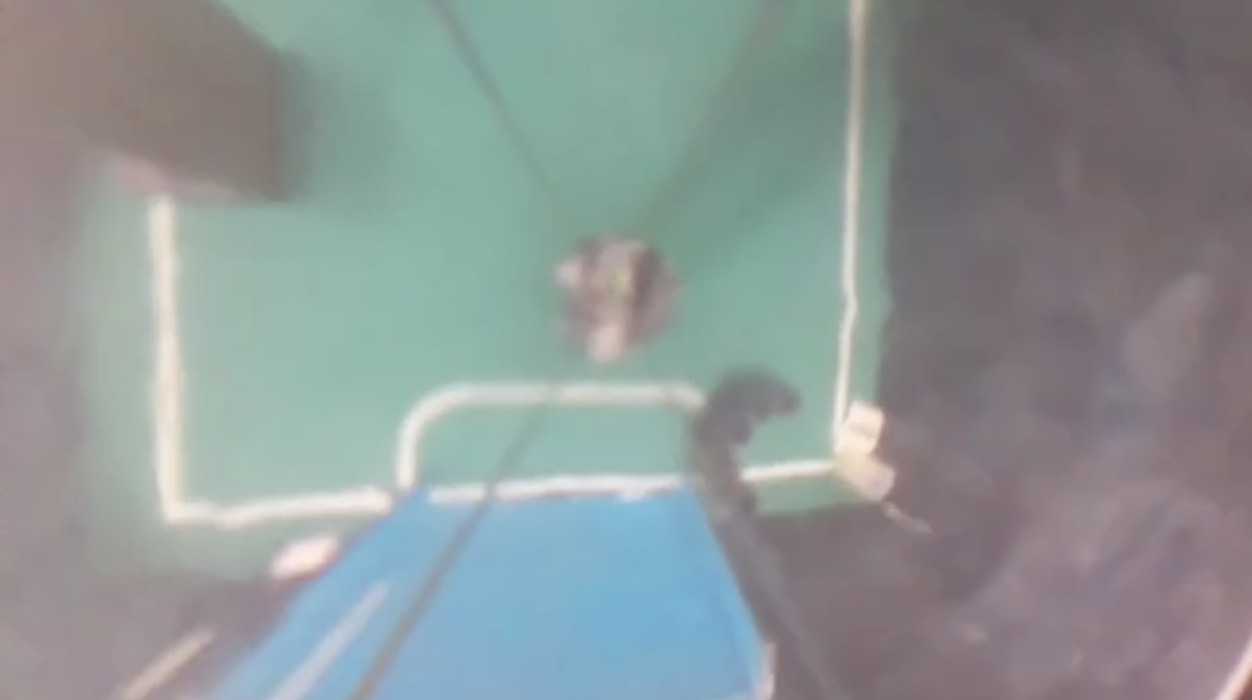
//> input picture software/rpi-direct/libs/camera/scripts/blue6.png, 2504 x 1400 px, given in place of vid4.mp4, which was not available (shown at 1/2 size)
$ ./goalpost_detection   (built with g++ and OpenCV 4)
//> lines starting //> are read from the running program, lines starting //| are printed output that depends on the picture; after the words box and inside, x2 and y2 are one past the last pixel; in counts of white or black regions, pixels touching at a corner belong together; pictures that were not available may be replaced by others from this repository, and a replacement may not be noted
#include <opencv2/opencv.hpp>
#include <iostream>
#include <chrono>
#include <cmath>
#include <vector>
#include <string>

// Constants
const bool DEBUG = true;

// Color thresholds (H:0-180, S:0-255, V:0-255)
const cv::Scalar BLUE_LOWER(100, 50, 50);
const cv::Scalar BLUE_UPPER(150, 255, 255);
const cv::Scalar YELLOW_LOWER(20, 137, 110);
const cv::Scalar YELLOW_UPPER(30, 255, 255);
const cv::Scalar FIELD_LOWER(35, 50, 50);
const cv::Scalar FIELD_UPPER(85, 255, 255);

const int MIN_CONTOUR_AREA = 400;
const int MIN_GOAL_HEIGHT = 10;
const int EDGE_SEARCH_HEIGHT = 69;
const float EPSILON_FACTOR = 0.05f;
const int PARALLELOGRAM_TOLERANCE = 1;
const cv::Point CENTRE_POINT(640 / 2 - 5, 480 / 2 + 30);

// Function prototypes
int findTrueBottomEdge(const cv::Mat& frame, const cv::Rect& bbox,
                      const cv::Scalar& goalLower, const cv::Scalar& goalUpper);
int findTrueBottomEdgeQuadrilateral(const cv::Mat& frame, const std::vector<cv::Point>& quadrilateral,
                                   const cv::Scalar& goalLower, const cv::Scalar& goalUpper);
cv::Point findNearestFieldPoint(const std::vector<cv::Point>& quadrilateral, int bottomEdgeY, int frameHeight);
std::vector<cv::Point> detectQuadrilateral(const std::vector<cv::Point>& contour,
                                          float epsilonFactor = 0.03f,
                                          int minHeight = MIN_GOAL_HEIGHT,
                                          int maxPoints = 6);
std::vector<cv::Point> orderQuadrilateralPoints(std::vector<cv::Point> pts);
std::vector<cv::Point> getReliableGoalpostContour(const std::vector<std::vector<cv::Point>>& contours,
                                                 const cv::Mat& colorMask);
std::vector<std::vector<cv::Point>> filterOutRods(const std::vector<std::vector<cv::Point>>& contours);
std::vector<cv::Point> combineGoalpostParts(const std::vector<std::vector<cv::Point>>& contours, int minArea);
cv::Point findLineMidpoint(const std::vector<cv::Point>& linePoints);
cv::Point findQuadMidpoint(const std::vector<cv::Point>& quadPoints);
float findGoalAngle(const cv::Point& goalMidpoint);
std::vector<cv::Point> findClosestPointsToCenter(const std::vector<cv::Point>& quadPoints,
                                               const cv::Point& centerPoint = CENTRE_POINT);

int main() {
    std::string videoPath = "vid4.mp4";
    std::cout << "File exists? " << (std::ifstream(videoPath).good() ? "yes" : "no") << std::endl;

    cv::VideoCapture cap(videoPath);
    if (!cap.isOpened()) {
        std::cerr << "Error opening video file" << std::endl;
        return -1;
    }

    while (true) {
        cv::Mat frame;
        bool ret = cap.read(frame);
//> frame is the input picture: 1400 rows x 2504 cols, CV_8UC3; mean B, G, R 150.5, 150.4, 141.4
        if (!ret) break;

        auto startTime = std::chrono::high_resolution_clock::now();
        cv::Mat hsv, output = frame.clone();
        cv::cvtColor(frame, hsv, cv::COLOR_BGR2HSV);
//> hsv: 1400 rows x 2504 cols, CV_8UC3; mean H, S, V 102.9, 35.6, 158.7

        cv::Mat debugMask;
        if (DEBUG) {
            debugMask = cv::Mat::zeros(frame.size(), frame.type());
        }

        // Step 1: Create and clean color masks
        cv::Mat blueMask, yellowMask;
        cv::inRange(hsv, BLUE_LOWER, BLUE_UPPER, blueMask);
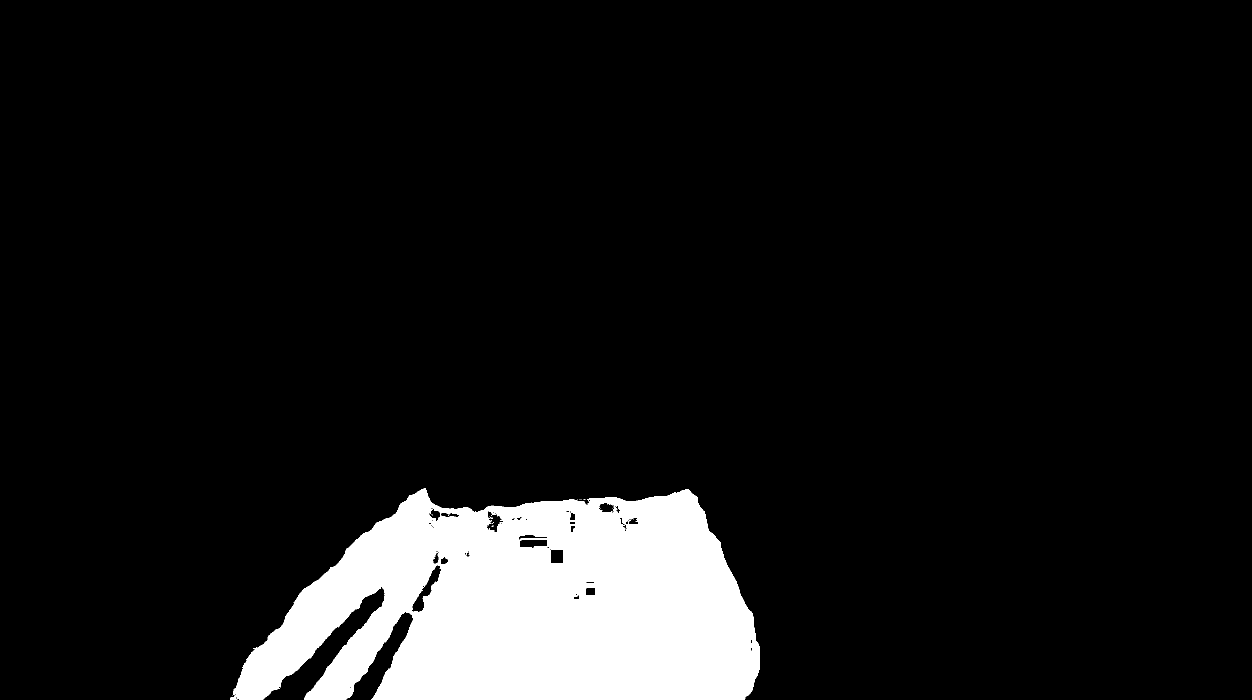
//> blueMask: 1400 rows x 2504 cols, CV_8UC1 (shown at 1/2 size); 9.1% white; 25 white regions (24 under 20 px), largest, box (x1, y1, x2, y2) and area: (460, 976, 1520, 1400) 319959
        cv::inRange(hsv, YELLOW_LOWER, YELLOW_UPPER, yellowMask);
//> yellowMask: 1400 rows x 2504 cols, CV_8UC1; every value is 0

        // Step 2: Apply morphology
        cv::Mat kernelSmall = cv::getStructuringElement(cv::MORPH_RECT, cv::Size(3, 3));
        cv::morphologyEx(blueMask, blueMask, cv::MORPH_CLOSE, kernelSmall);
//> blueMask: 1400 rows x 2504 cols, CV_8UC1; 9.2% white; 5 white regions (4 under 20 px)
        cv::morphologyEx(yellowMask, yellowMask, cv::MORPH_CLOSE, kernelSmall);

        // Step 3: Find contours
        std::vector<std::vector<cv::Point>> blueContours, yellowContours;
        cv::findContours(blueMask, blueContours, cv::RETR_EXTERNAL, cv::CHAIN_APPROX_SIMPLE);
//> blueContours = 2 contours, 1 with area under 20; largest, box (x1, y1, x2, y2) and area: (460, 976, 1520, 1400) 325554
        cv::findContours(yellowMask, yellowContours, cv::RETR_EXTERNAL, cv::CHAIN_APPROX_SIMPLE);
//> yellowContours = 0 contours

        // Step 4: Process blue goalpost
        bool blueDetected = false;
        std::vector<cv::Point> blueQuad;
        cv::circle(output, CENTRE_POINT, 5, cv::Scalar(255, 255, 255), -1);
//> output: 1400 rows x 2504 cols, CV_8UC3; 81 pixels changed, all inside (x1, y1, x2, y2) = (310, 265, 321, 276)

        std::vector<std::vector<cv::Point>> filteredBlue = filterOutRods(blueContours);
//> the loop in filterOutRods, `for (const auto& contour : contours)` made 2 passes
//> filteredBlue has the same summary as blueContours
        if (filteredBlue.size() > 1) {
            std::vector<cv::Point> combinedBlue = combineGoalpostParts(filteredBlue, MIN_CONTOUR_AREA / 2);
//> the loop in combineGoalpostParts, `for (const auto& c : contours)` made 2 passes
//> combinedBlue = contour of 1317 points, box (x1, y1, x2, y2) (460, 976, 1520, 1400), area 325554
            if (!combinedBlue.empty()) {
                std::vector<cv::Point> quad = detectQuadrilateral(combinedBlue, EPSILON_FACTOR);
//> in detectQuadrilateral, `double perimeter = cv::arcLength(contour, true);`: perimeter = 3802.6
//> in detectQuadrilateral, `double epsilon = epsilonFactor * perimeter;`: epsilon = 190.1
//> in detectQuadrilateral, `cv::approxPolyDP(contour, approx, epsilon, true);`: approx = 6 Points (x, y): [460, 1399], [762, 1174], [608, 1399], [1519, 1294], [1377, 979], [850, 976]
//| Contour has 6 points
//> the loop in detectQuadrilateral, `for (const auto& pt : approx)` made 6 passes
//> in detectQuadrilateral, `center.x /= approx.size();`: center = Point(929, 7221)
//> in detectQuadrilateral, `center.y /= approx.size();`: center = Point(929, 1203)
//> the loop in detectQuadrilateral, `for (int i = 0; i < approx.size(); i++)` made 6 passes
//> in detectQuadrilateral, `std::sort(distances.begin(), distances.end(), [](const std::pair<int, ..`: distances = 6 pairs: [3, 597], [0, 508.3], [4, 500.9], [2, 376.1], [5, 240.3], [1, 169.5]
//> in detectQuadrilateral, `cv::Rect bbox = cv::boundingRect(pts);`: bbox = Rect(460, 979, 1060, 421)
//> in orderQuadrilateralPoints, `std::sort(pts.begin(), pts.end(), [](const cv::Point& a, const cv::Poi..`: pts = 4 Points (x, y): [460, 1399], [608, 1399], [1377, 979], [1519, 1294]
//> in orderQuadrilateralPoints, `std::vector<cv::Point> leftPoints = {pts[0], pts[1]};`: leftPoints = 2 Points (x, y): [460, 1399], [608, 1399]
//> in orderQuadrilateralPoints, `std::vector<cv::Point> rightPoints = {pts[2], pts[3]};`: rightPoints = 2 Points (x, y): [1377, 979], [1519, 1294]
//> in detectQuadrilateral, `pts = orderQuadrilateralPoints(pts);`: pts = 4 Points (x, y): [460, 1399], [1377, 979], [1519, 1294], [608, 1399]
//> quad has the same summary as pts in detectQuadrilateral
                if (!quad.empty()) {
                    blueDetected = true;
                    blueQuad = quad;
//> blueQuad has the same summary as pts in detectQuadrilateral
                }
            }
        }

        if (!blueDetected && !filteredBlue.empty()) {
            std::vector<cv::Point> reliableBlue = getReliableGoalpostContour(filteredBlue, blueMask);
            if (!reliableBlue.empty()) {
                std::vector<cv::Point> quad = detectQuadrilateral(reliableBlue, EPSILON_FACTOR);
                if (!quad.empty()) {
                    blueDetected = true;
                    blueQuad = quad;
                }
            }
        }

        if (!blueDetected && !blueContours.empty()) {
            auto largestBlue = *std::max_element(blueContours.begin(), blueContours.end(),
                                               [](const std::vector<cv::Point>& a, const std::vector<cv::Point>& b) {
                                                   return cv::contourArea(a) < cv::contourArea(b);
                                               });
            if (cv::contourArea(largestBlue) > MIN_CONTOUR_AREA) {
                std::vector<cv::Point> quad = detectQuadrilateral(largestBlue, EPSILON_FACTOR);
                if (!quad.empty()) {
                    blueDetected = true;
                    blueQuad = quad;
                }
            }
        }

        if (blueDetected) {
            // Draw the blue quadrilateral
            for (int i = 0; i < 4; i++) {
                cv::line(output, blueQuad[i], blueQuad[(i + 1) % 4], cv::Scalar(255, 0, 0), 2);
            }
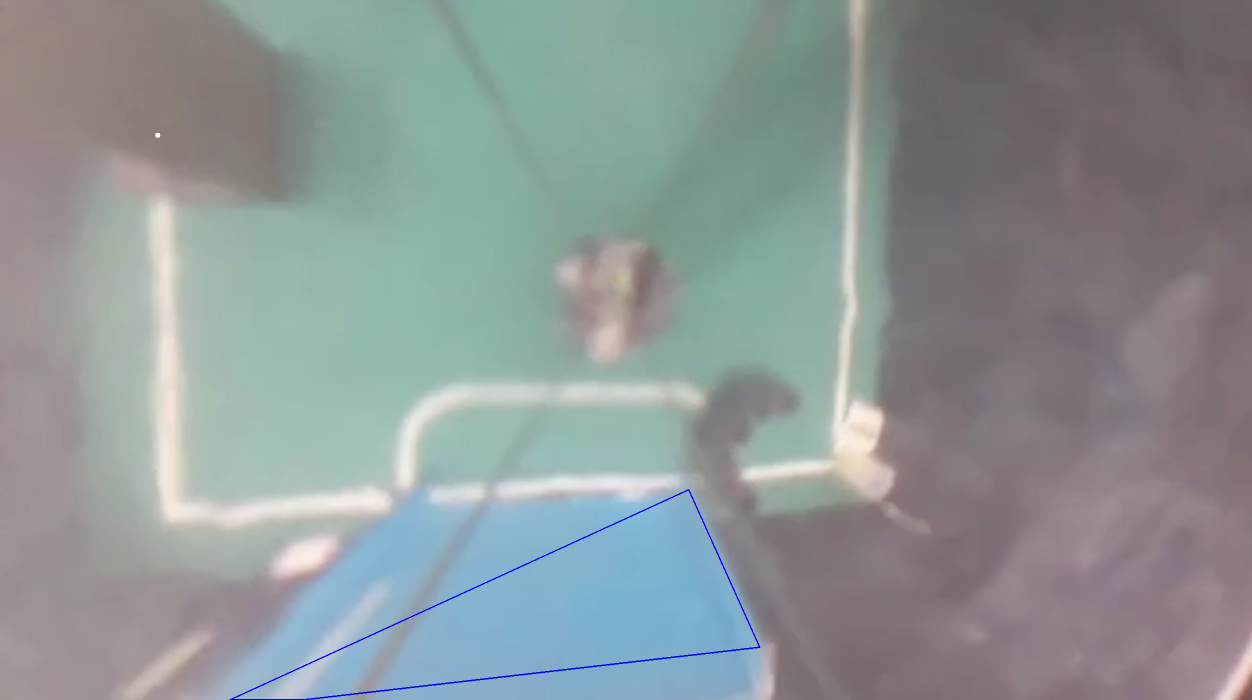
//> output: 1400 rows x 2504 cols, CV_8UC3 (shown at 1/2 size); mean B, G, R 150.6, 150.1, 141.1

            auto closestPoints = findClosestPointsToCenter(blueQuad);
//> the loop in findClosestPointsToCenter, `for (int i = 0; i < quadPoints.size(); i++)` made 4 passes
//> in findClosestPointsToCenter, `std::sort(distances.begin(), distances.end(), [](const std::pair<int, ..`: distances = 4 pairs: [0, 1138.3], [3, 1166.4], [1, 1276.9], [2, 1580.6]
//> in findClosestPointsToCenter, `std::vector<cv::Point> closestPoints = { quadPoints[distances[0].first..`: closestPoints = 2 Points (x, y): [460, 1399], [608, 1399]
//> closestPoints = 2 Points (x, y): [460, 1399], [608, 1399]
            cv::Point point1 = closestPoints[0];
//> point1 = Point(460, 1399)
            cv::Point point2 = closestPoints[1];
//> point2 = Point(608, 1399)
            cv::Point blueBottomMidpoint = findLineMidpoint({point1, point2});
//> in findLineMidpoint, `int totalX = (linePoints[0].x + linePoints[1].x) / 2;`: totalX = 534
//> in findLineMidpoint, `int totalY = (linePoints[0].y + linePoints[1].y) / 2;`: totalY = 1399
//> blueBottomMidpoint = Point(534, 1399)

            cv::circle(output, point1, 7, cv::Scalar(255, 0, 0), -1);
//> output: 1400 rows x 2504 cols, CV_8UC3; 58 pixels changed, all inside (x1, y1, x2, y2) = (453, 1392, 466, 1400)
            cv::circle(output, point2, 7, cv::Scalar(255, 0, 0), -1);
//> output: 1400 rows x 2504 cols, CV_8UC3; mean B, G, R 150.6, 150.1, 141.1
            cv::line(output, point1, point2, cv::Scalar(255, 0, 0), 2);

            int blueLineMidpointX = blueBottomMidpoint.x;
//> blueLineMidpointX = 534
            int blueLineMidpointY = blueBottomMidpoint.y;
//> blueLineMidpointY = 1399
            cv::circle(output, cv::Point(blueLineMidpointX, blueLineMidpointY), 7, cv::Scalar(255, 255, 0), -1);
//> output: 1400 rows x 2504 cols, CV_8UC3; mean B, G, R 150.6, 150.1, 141.1

            cv::circle(output, point1, 7, cv::Scalar(0, 255, 255), -1);
//> output: 1400 rows x 2504 cols, CV_8UC3; mean B, G, R 150.6, 150.1, 141.1
            cv::circle(output, point2, 7, cv::Scalar(0, 255, 255), -1);
//> output: 1400 rows x 2504 cols, CV_8UC3; mean B, G, R 150.5, 150.1, 141.1
            cv::line(output, point1, point2, cv::Scalar(0, 255, 255), 2);
//> output: 1400 rows x 2504 cols, CV_8UC3; mean B, G, R 150.5, 150.1, 141.2

            std::cout << "Closest points to center: (" << point1.x << "," << point1.y << "), "
                      << "(" << point2.x << "," << point2.y << ")" << std::endl;
//| Closest points to center: (460,1399), (608,1399)

            int bottomEdgeY = findTrueBottomEdgeQuadrilateral(frame, blueQuad, BLUE_LOWER, BLUE_UPPER);
//> in findTrueBottomEdgeQuadrilateral, `cv::Rect bbox = cv::boundingRect(quadrilateral);`: bbox = Rect(460, 979, 1060, 421)
//> in findTrueBottomEdgeQuadrilateral, `int x = bbox.x;`: x = 460
//> in findTrueBottomEdgeQuadrilateral, `int y = bbox.y;`: y = 979
//> in findTrueBottomEdgeQuadrilateral, `int w = bbox.width;`: w = 1060
//> in findTrueBottomEdgeQuadrilateral, `int h = bbox.height;`: h = 421
//> in findTrueBottomEdgeQuadrilateral, `cv::Mat roi = frame(cv::Rect(x, y, w, roiHeight));`:
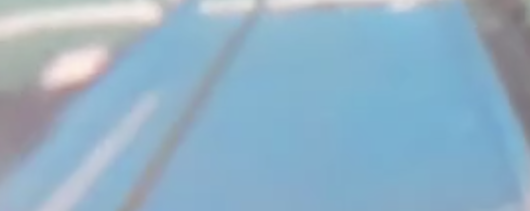
//> roi: 421 rows x 1060 cols, CV_8UC3 (shown at 1/2 size); mean B, G, R 197.7, 177, 145.5
//> the loop in findTrueBottomEdgeQuadrilateral, `for (const auto& pt : quadrilateral)` made 4 passes
//> in findTrueBottomEdgeQuadrilateral, `std::vector<std::vector<cv::Point>> contours{shiftedQuad};`: contours = 1 contour; box (x1, y1, x2, y2) and area: (0, 0, 1060, 421) 182018
//> in findTrueBottomEdgeQuadrilateral, `cv::fillPoly(mask, contours, 255);`:
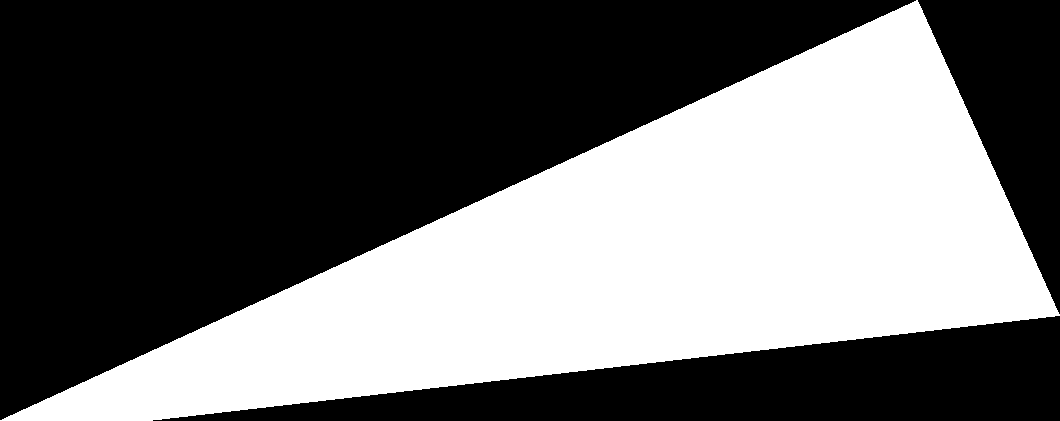
//> mask: 421 rows x 1060 cols, CV_8UC1; 41% white; 1 white region, box (x1, y1, x2, y2) and area: (0, 0, 1060, 421) 183164
//> in findTrueBottomEdgeQuadrilateral, `cv::inRange(hsv, goalLower, goalUpper, goalMask);`:
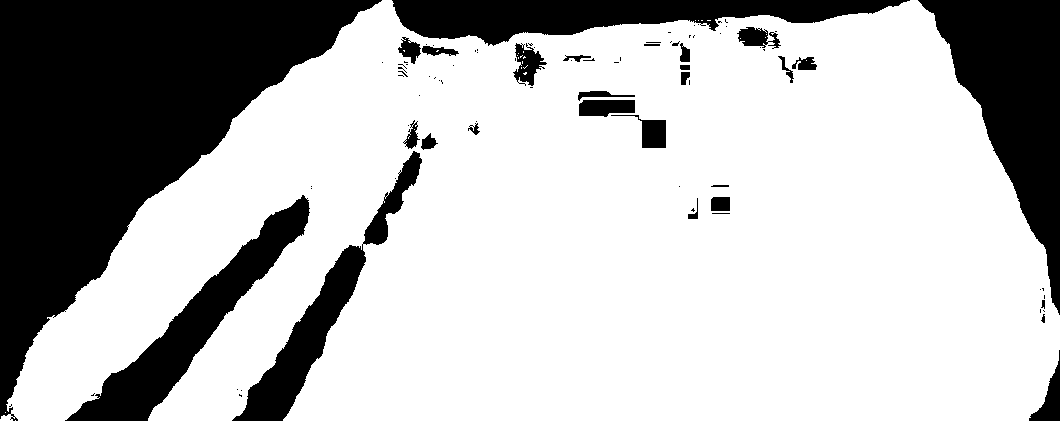
//> goalMask: 421 rows x 1060 cols, CV_8UC1; 71.7% white; 88 black regions (59 under 20 px), largest, box (x1, y1, x2, y2) and area: (0, 0, 382, 421) 67394, (918, 0, 1060, 315) 19741, (392, 0, 910, 46) 12970
//> in findTrueBottomEdgeQuadrilateral, `goalMask = goalMask & mask;`:
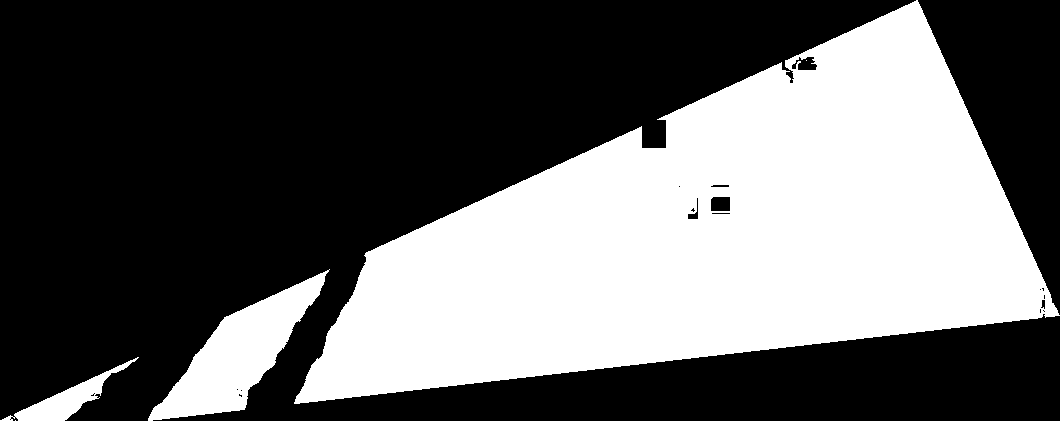
//> goalMask: 421 rows x 1060 cols, CV_8UC1; 38.2% white; 5 white regions (2 under 20 px), largest, box (x1, y1, x2, y2) and area: (294, 0, 1060, 404) 158358, (148, 269, 330, 421) 9947, (0, 357, 139, 421) 2074
//> after the loop in findTrueBottomEdgeQuadrilateral, `for (int i = 0; i < roiHeight; i++)`: verticalProj = 421 values, max 202470 at index 315, min 510 at index 0, mean 103199.9
//> (the rest of the program and of its run is left out)
